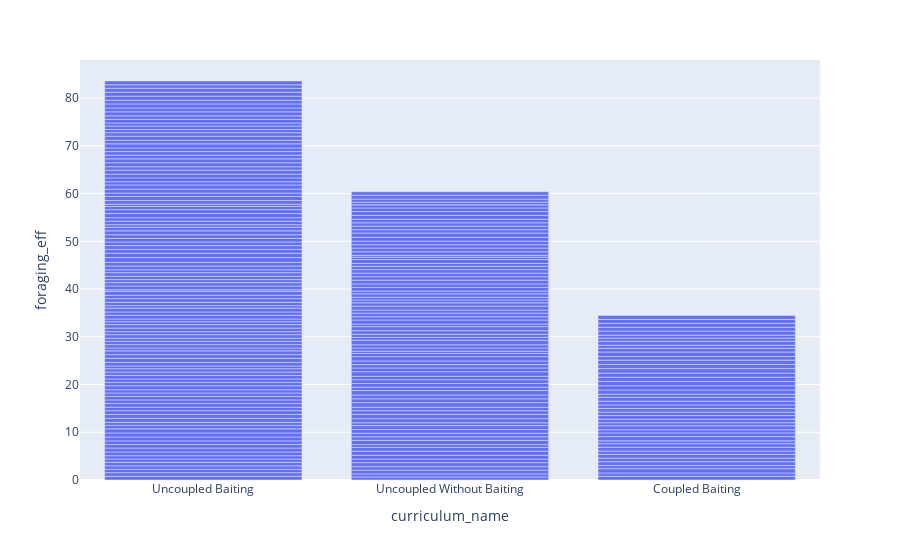

Notebook source saved alongside this figure:
### Code cell
fig2 = px.bar(select_df_2, x="curriculum_name", y="foraging_eff")
fig2.show()

### Figure 1 — Plotly figure (JSON) as saved in the notebook; plotly's stock layout.template omitted (floating-point values rounded to 4 significant figures; data arrays with more than 128 entries replaced by an {"elided": "..."} marker saying what was removed)
{"data": [{"alignmentgroup": "True", "hovertemplate": "curriculum_name=%{x}<br>foraging_eff=%{y}<extra></extra>", "legendgroup": "", "marker": {"color": "#636efa", "pattern": {"shape": ""}}, "name": "", "offsetgroup": "", "orientation": "v", "showlegend": false, "textposition": "auto", "type": "bar", "x": {"elided": "238 str values"}, "xaxis": "x", "y": {"elided": "238 float values"}, "yaxis": "y"}], "layout": {"barmode": "relative", "legend": {"tracegroupgap": 0}, "margin": {"t": 60}, "xaxis": {"anchor": "y", "domain": [0, 1], "title": {"text": "curriculum_name"}}, "yaxis": {"anchor": "x", "domain": [0, 1], "title": {"text": "foraging_eff"}}}}
